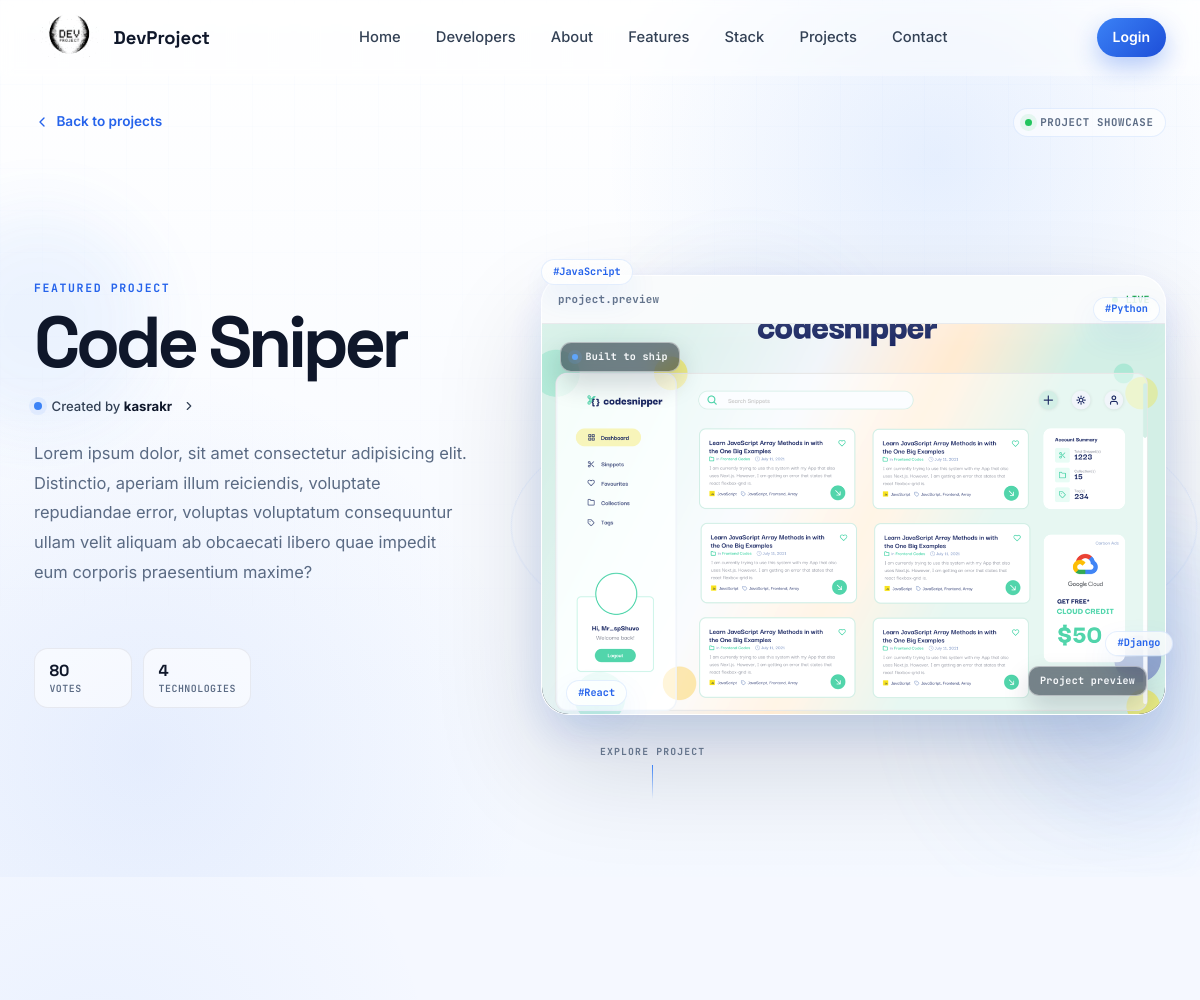
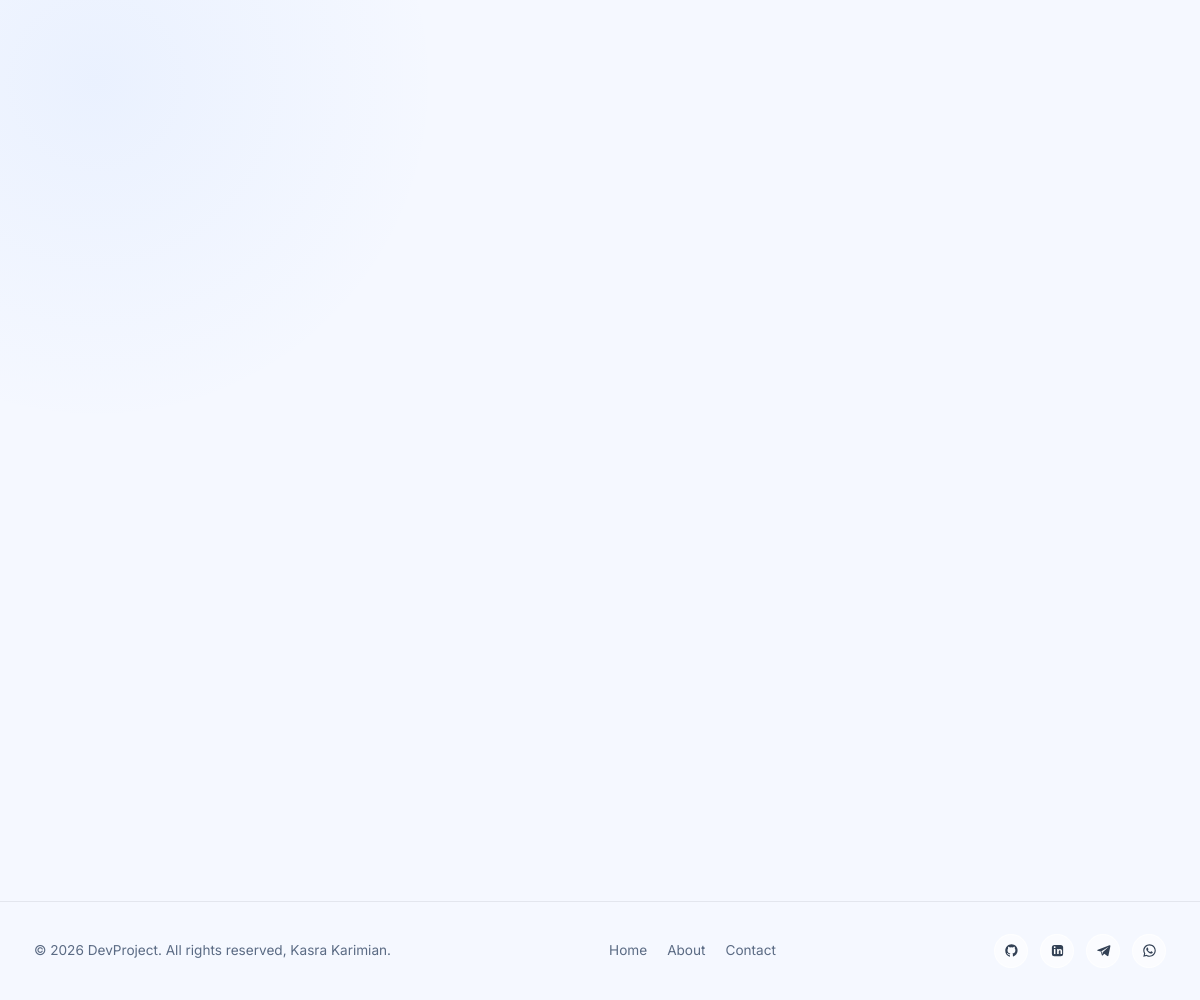
The page /projects/project/57a3892e-10c2-4356-9392-3697ee70c00b/ on the database its author committed (2 pictures, top to bottom).
### projects/models.py (models this page shows, shortened)
class Project(models.Model):
    owner = models.ForeignKey(profile, null=True, blank=True, on_delete = models.SET_NULL)
    title = models.CharField (max_length=200)
    description = models.TextField (null=True, blank=True) #null is for db and blank is for usert to be empty
    demo_link = models.TextField (max_length=2000, null=True, blank=True)
    featured_image = models.ImageField(blank=True, null=True, default='default.jpg') # add image if its not uploaded shows default image
    tags = models.ManyToManyField (tag, blank=True)   # many to many relationship with tag
    vote_total = models.IntegerField (default= 0, null=True, blank=True)
    vote_ratio = models.IntegerField (default= 0, null=True, blank=True)
    source_link = models.TextField (max_length=2000, null=True, blank=True)
    created = models.DateTimeField (auto_now_add=True)
    id = models.UUIDField (default=uuid.uuid4, unique=True, primary_key=True, editable=False)

class tag (models.Model):
    name = models.CharField(max_length=200)
    created = models.DateTimeField(auto_now_add=True)
    id = models.UUIDField(default=uuid.uuid4, unique=True, primary_key=True, editable=False)
    def __str__(self):
        return self.name

### users/models.py (models this page shows)
class profile(models.Model):
    user = models.OneToOneField(User, on_delete=models.CASCADE, null=True, blank=True) # cascade means anytime user deleted profile will deletes too.
    name = models.CharField(max_length=200, null=True, blank=True)
    location = models.CharField(max_length=200, null=True, blank=True)
    username = models.CharField(max_length=200, null=True, blank=True)
    email = models.EmailField(max_length=200, null=True, blank=True)
    short_intro = models.CharField(max_length=200, null=True, blank=True)
    bio = models.TextField(null=True, blank=True)
    profile_image = models.ImageField(null=True, blank=True, upload_to='profiles/', default='profiles/default_profile.jpg')
    social_github = models.CharField(max_length=200, null=True, blank=True)
    social_linkedin = models.CharField(max_length=200, null=True, blank=True)
    social_telegram = models.CharField(max_length=200, null=True, blank=True)
    social_whatsapp = models.CharField(max_length=200, null=True, blank=True)
    social_youtube = models.CharField(max_length=200, null=True, blank=True)
    social_website = models.CharField(max_length=200, null=True, blank=True)
    created = models.DateTimeField(auto_now_add=True)
    id = models.UUIDField(default=uuid.uuid4, unique=True, primary_key=True, editable=False)
    def __str__(self):
        return str(self.username)

### projects/views.py (the view)
# urls.py: path('project/<str:pk>/',views.project, name="project"), #string named pk
def project(request,pk):
    projectobj = Project.objects.get(id=pk)
    tags = projectobj.tags.all()
    return render(request, 'projects/single-project.html',{'projectlist':projectobj, 'tags':tags})

### projects/templates/projects/single-project.html (shortened to what this page needs)
{% extends 'main.html' %}
{% block content %}
<section class="project-cinema" data-project-cinema>
  <div class="project-cinema__glow project-cinema__glow--one"></div>
  <div class="section-inner">
    <div class="project-cinema__topbar">
      <a href="{% url 'projects' %}" class="back-link project-cinema__back">
        <svg viewBox="0 0 24 24" aria-hidden="true">
          <path d="M15 6 9 12l6 6" />
        </svg>
        Back to projects
      </a>
      <span class="project-cinema__status">
        <span class="project-cinema__status-dot"></span>
        Project showcase
      </span>
    </div>
    <div class="project-cinema__layout">
      <div class="project-cinema__copy">
        <p class="project-cinema__eyebrow">Featured project</p>
        <h1 class="project-cinema__title">
          {{ projectlist.title }}
        </h1>
        {% if projectlist.owner %}
        <a href="{% url 'userProfile' projectlist.owner.id %}" class="project-cinema__owner">
          <span class="project-cinema__owner-dot"></span>
          <span>Created by <strong>{{ projectlist.owner }}</strong></span>
          <svg viewBox="0 0 24 24" aria-hidden="true">
            <path d="m9 18 6-6-6-6" />
          </svg>
        </a>
        {% endif %}
        <p class="project-cinema__description">
          {{ projectlist.description|truncatewords:42 }}
        </p>
        <div class="project-cinema__stats">
          <div class="project-cinema__stat">
            <span class="project-cinema__stat-value">{{ projectlist.vote_total|default:0 }}</span>
            <span class="project-cinema__stat-label">Votes</span>
          </div>
          <div class="project-cinema__stat">
            <span class="project-cinema__stat-value">{{ tags|length }}</span>
            <span class="project-cinema__stat-label">Technologies</span>
          </div>
        </div>
      </div>
      <div class="project-cinema__stage" data-project-tilt>
        <div class="project-cinema__frame">
          <div class="project-cinema__frame-bar">
            <span class="project-cinema__frame-title">project.preview</span>
            <span class="project-cinema__frame-live">
              <span></span>
              live
            </span>
          </div>
          <div class="project-cinema__image-wrap">
            {% if projectlist.featured_image %}
            <img
              src="{{ projectlist.featured_image.url }}"
              alt="{{ projectlist.title }} preview"
              class="project-cinema__image"
            />
            {% else %}
            <img
              src="https://placehold.co/1200x760/0F172A/EFF6FF?text={{ projectlist.title|urlencode }}"
              alt="Preview for {{ projectlist.title }}"
              class="project-cinema__image"
            />
            {% endif %}
            <div class="project-cinema__badge project-cinema__badge--top">
              <span class="project-cinema__badge-dot"></span>
              Built to ship
            </div>
            <div class="project-cinema__badge project-cinema__badge--bottom">
              {% if projectlist.created_at %}
              {{ projectlist.created_at|date:"F j, Y" }}
              {% else %}
              Project preview
              {% endif %}
            </div>
          </div>
        </div>
        {% if tags %}
        <div class="project-cinema__tag-cloud">
          {% for tag in tags|slice:":6" %}
          <a href="{% url 'projects' %}?tag={{ tag }}" class="project-cinema__tag">
            #{{ tag }}
          </a>
          {% endfor %}
        </div>
        {% endif %}
      </div>
    </div>
    <div class="project-cinema__scroll">
      <span>Explore project</span>
    </div>
  </div>
</section>
<section class="section project-story" id="project-details">
  <div class="section-inner">
    <div class="project-story__layout">
      <div class="project-story__main">
      </div>
      <aside class="project-story__aside">
      </aside>
    </div>
  </div>
</section>
{% endblock content %}

### rows shown on the page
Project: title "Code Sniper", owner "kasrakr", description "Lorem ipsum dolor, sit amet consectetur adipisicing elit. Distinctio, aperiam illum reiciendis, voluptate repudiandae error, voluptas voluptatum consequuntur ullam velit aliquam ab obcaecati libero quae impedit eum corporis praesentium maxime?", vote_total "80", featured_image (picture)
tag: name "JavaScript"
tag: name "Python"
tag: name "Django"
tag: name "React"

### other values the page prints
{{ tags|length }} "4"
